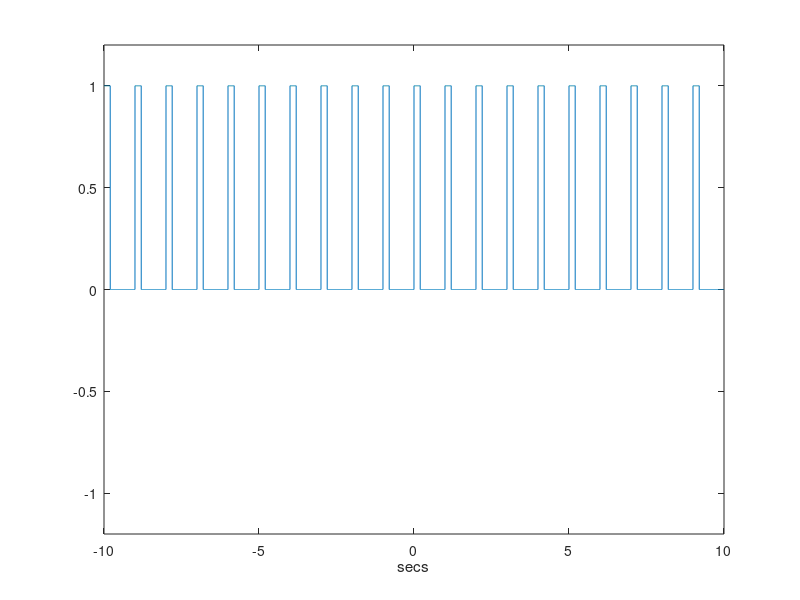
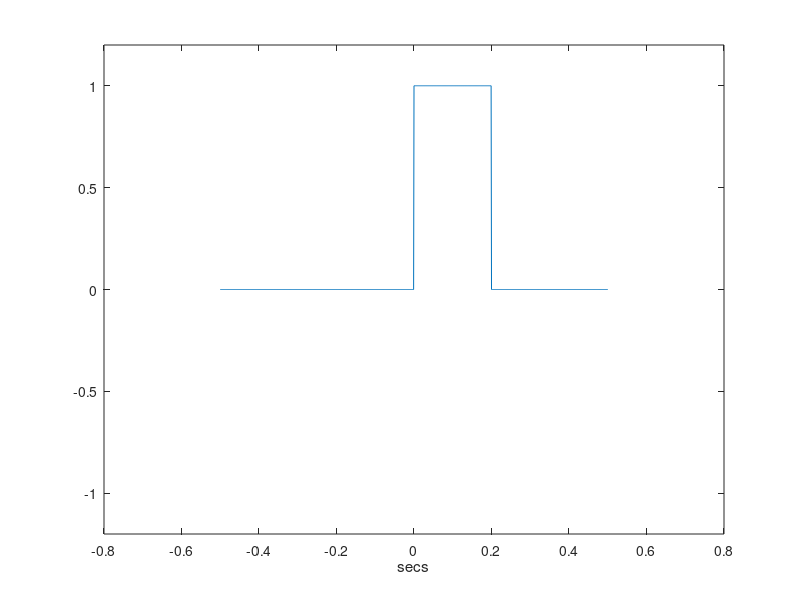
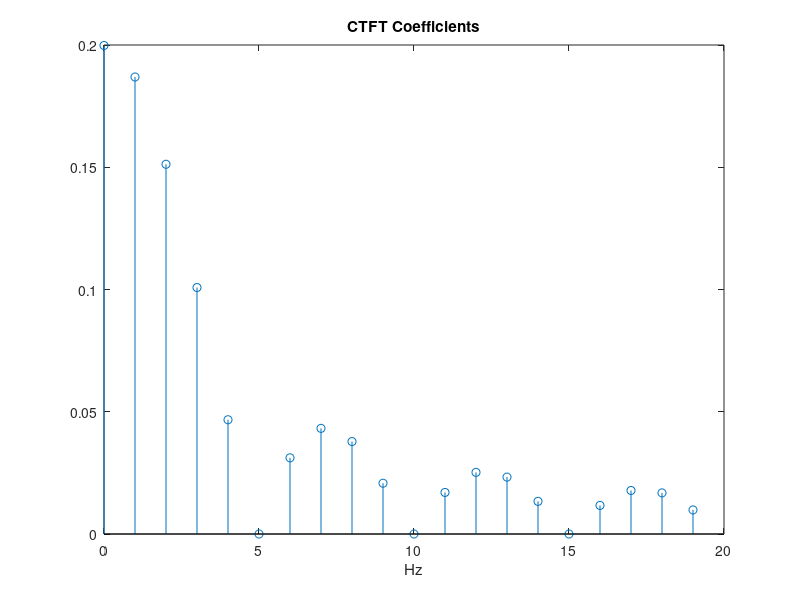

The MATLAB source for these figures, in order:
clear all;
clc;
close all;

Ts = 0.001; % Sampling period - so small to approximate continuous time
t = [-10:Ts:9.999]; % Time Vector - approximately continuous
Tp = 1; % Time Period of the signal
tau = 0.2; % Change pulse width (duty cycle) to 0.2
x = (1 + square(t * 2 * pi / Tp, tau * 100)) / 2; % Generating Square wave

figure,
plot(t, x);
xlabel('secs');
ylim([-1.2 1.2]); % Set y-axis limits
pause;

Fo = 1 / Tp; % Fundamental Frequency

% Extracting a portion of the signal equal to its period.
I_period = find(round(t * 1000) / 1000 == -Tp / 2):find(round(t * 1000) / 1000 == Tp / 2);
xport = x(I_period);

figure,
plot(t(I_period), xport);
xlabel('secs');
ylim([-1.2 1.2]); % Set y-axis limits
pause;

% Computing CTFS Coefficients
for k = 1:20
    B = exp(-j * 2 * pi * (k - 1) * Fo .* [-Tp / 2:Ts:Tp / 2]);
    C(k) = sum(xport .* B) / (length(xport) * Tp);
end

kFo = Fo * (0:k - 1); % Frequency Scale in Hz.

figure,
stem(kFo, abs(C));
title('CTFT Coefficients');
xlabel('Hz');
